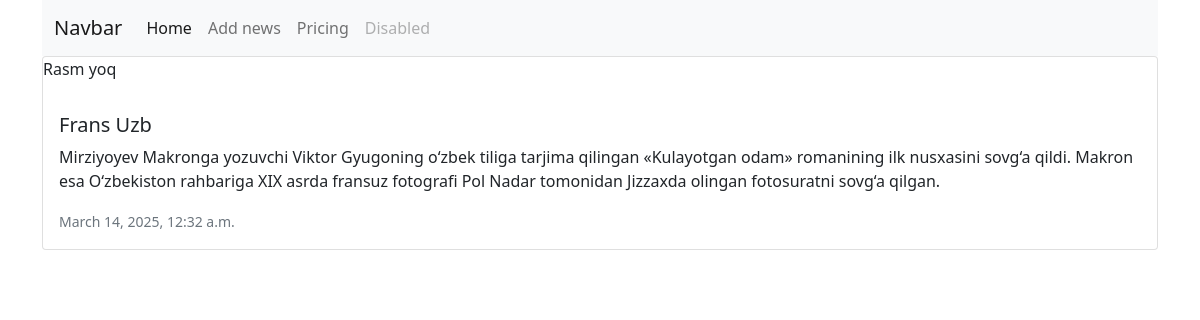
The page /new_about/1/ on the database its author committed.
### common/models.py (models this page shows, shortened)
class News(models.Model):
    title = models.CharField(max_length=50, verbose_name='news')
    context = models.TextField(blank=True)
    created_ed = models.DateTimeField(auto_now_add=True)
    updated_ed = models.DateTimeField(auto_now=True)
    category = models.ForeignKey(Categories, on_delete=models.CASCADE)
    photo = models.ImageField(upload_to='photos/%Y/%m/%d/',blank=True,null=True)
    is_bool = models.BooleanField(default=True)
    class Meta:
        verbose_name = "NEW"
        verbose_name_plural = "NEWS"
        ordering = ['-created_ed']

### common/views.py (the view)
# urls.py: path('new_about/<int:new_id>/',new_about,name='new_about'),
def new_about(request,new_id):
    new = News.objects.get(pk=new_id)
    context = {
        "new": new
    }
    return render(request=request,template_name='new_about.html',context=context)

### common/templates/new_about.html (shortened to what this page needs)
<!DOCTYPE html>
<html lang="en">
<head>
    <link href="https://cdn.jsdelivr.net/npm/bootstrap@5.0.2/dist/css/bootstrap.min.css" rel="stylesheet">
</head>
<body>
    <div class="container">
        <nav class="navbar navbar-expand-lg navbar-light bg-light">
            <div class="container-fluid">
              <a class="navbar-brand" href="#">Navbar</a>
              <div class="collapse navbar-collapse" id="navbarNav">
                <ul class="navbar-nav">
                  <li class="nav-item">
                    <a class="nav-link active" aria-current="page" href="{% url 'home' %}">Home</a>
                  </li>
                  <li class="nav-item">
                    <a class="nav-link" href="{% url 'add_news' %}">Add news</a>
                  </li>
                  <li class="nav-item">
                    <a class="nav-link" href="#">Pricing</a>
                  </li>
                  <li class="nav-item">
                    <a class="nav-link disabled" href="#" tabindex="-1" aria-disabled="true">Disabled</a>
                  </li>
                </ul>
              </div>
            </div>
          </nav>
          <div class="card mb-3">
            {% if i.photo %}
            <img src="{{ i.photo.url }}" alt="" width="300px" style="margin-top: 10px; margin-bottom: 10px; border-radius: 20%; height: 220px">
            {% else %}
                <p>Rasm yoq</p>
              {% endif %}
            <div class="card-body">
              <h5 class="card-title">{{new.title}}</h5>
              <p class="card-text">{{new.context}}</p>
              <p class="card-text"><small class="text-muted">{{new.created_ed}}</small></p>
            </div>
          </div>
    </div>
</body>
</html>

### rows shown on the page
News: title "Frans Uzb", context "Mirziyoyev Makronga yozuvchi Viktor Gyugoning o‘zbek tiliga tarjima qilingan «Kulayotgan odam» romanining ilk nusxasini sovg‘a qildi. Makron esa O‘zbekiston rahbariga XIX asrda fransuz fotografi Pol Nadar tomonidan Jizzaxda olingan fotosuratni sovg‘a qilgan.", created_ed "March 14, 2025, 12:32 a.m."
